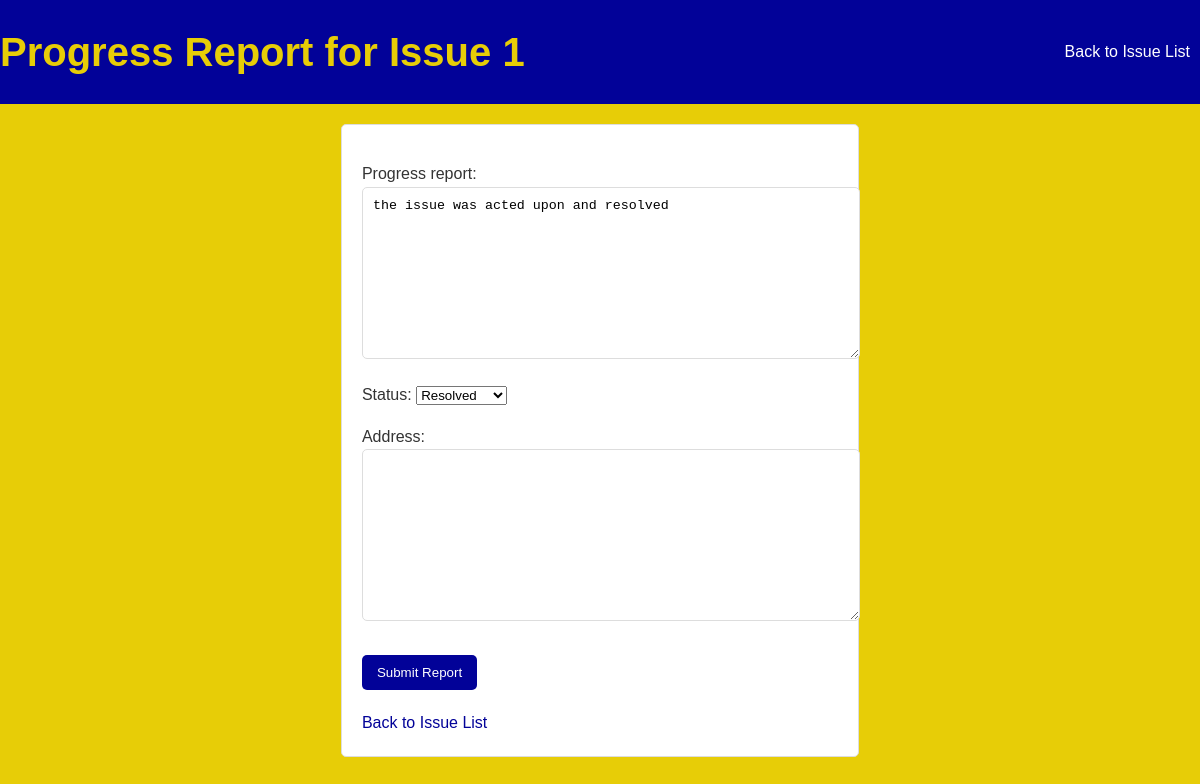
The page /progress_report/1/ (signed in) on the database its author committed.
### main/models.py (models this page shows, shortened)
class Issue(DirtyFieldsMixin, models.Model):
    PENDING = 'Pending'
    IN_PROGRESS = 'In Progress'
    RESOLVED = 'Resolved'
    STATUS_CHOICES = [
        (PENDING, 'Pending'),
        (IN_PROGRESS, 'In Progress'),
        (RESOLVED, 'Resolved'),
    ]
    HEALTH = 'Health'
    WATER_SANITATION = 'Water & Sanitation'
    FIRES = 'Fires'
    CHILDREN_MINORS = 'Children & Minors'
    ELECTRICITY_POWER = 'Electricity & Power'
    CRIMINAL_ACTIVITIES = 'Criminal Activities'
    ROADS_INFRASTRUCTURE = 'Roads & Infrastructure'
    CATEGORY_CHOICES = [
        (HEALTH, 'Health'),
        (WATER_SANITATION, 'Water & Sanitation'),
        (FIRES, 'Fires'),
        (CHILDREN_MINORS, 'Children & Minors'),
        (ELECTRICITY_POWER, 'Electricity & Power'),
        (CRIMINAL_ACTIVITIES, 'Criminal Activities'),
        (ROADS_INFRASTRUCTURE, 'Roads & Infrastructure'),
    ]
    issue = models.TextField()  # Description of the issue
    image = models.ImageField(upload_to='issue_images/', blank=True, null=True)  # Image associated with the issue
    ward = models.CharField(max_length=100)  # Ward where the issue is located
    status = models.CharField(max_length=20, choices=STATUS_CHOICES, default=PENDING)  # Status of the issue
    reported_by = models.ForeignKey(User, on_delete=models.CASCADE, null=True, blank=True)  # User who reported the issue
    created_at = models.DateTimeField(auto_now_add=True)  # Timestamp of when the issue was created
    address = models.TextField(blank=True, null=True)  # Address of the issue location
    category = models.CharField(max_length=50, choices=CATEGORY_CHOICES)  # Category of the issue
    progress_report = models.TextField(blank=True, null=True)

### main/views.py (the view)
# urls.py: path('progress_report/<int:issue_id>/', views.progress_report, name='view_progress_report'),
@login_required
def progress_report(request, issue_id):
    issue = get_object_or_404(Issue, id=issue_id)
    if request.method == 'POST' and request.user.is_staff:
        form = ProgressReportForm(request.POST)
        if form.is_valid():
            progress_report = form.cleaned_data['progress_report']
            status = form.cleaned_data['status']
            address = form.cleaned_data.get('address', issue.address)
            issue.status = status
            issue.progress_report = progress_report
            issue.address = address
            issue.save()
            send_mail(
                'Issue Progress and Status Updated',
                f'Hello {issue.reported_by.username},\n\nYour issue "{issue.issue}" has been updated.\n\nStatus: {status}\nProgress Report: {progress_report}\n\nBest regards,\nTalking Box Support Team',
                settings.DEFAULT_FROM_EMAIL,
                [issue.reported_by.email],
                fail_silently=False,
            )
            return redirect('issues')
    else:
        form = ProgressReportForm(initial={'status': issue.status, 'progress_report': issue.progress_report, 'address': issue.address})
    return render(request, 'progress_report.html', {'issue': issue, 'form': form})

### main/forms.py
class ProgressReportForm(forms.ModelForm):
    class Meta:
        model = Issue
        fields = ['progress_report', 'status', 'address']

### main/templates/progress_report.html (shortened to what this page needs)
{% load static %}
<!DOCTYPE html>
<html lang="en">
<head>
    <link rel="stylesheet" href="{% static 'css/progress_report.css' %}">
</head>
<body>
    <header>
        <h1>Progress Report for Issue {{ issue.id }}</h1>
        <div class="menu">
            <a href="{% url 'admin:main_issue_changelist' %}">Back to Issue List</a>
        </div>
    </header>
    <main>
        <form method="post">
            {{ form.as_p }}
            <button type="submit">Submit Report</button>
        </form>
        <a href="{% url 'admin:main_issue_changelist' %}">Back to Issue List</a>
    </main>
</body>
</html>

### main/static/css/progress_report.css (style rules this page uses)
body { font-family: Arial, sans-serif; line-height: 1.6; margin: 0; padding: 0; background-color: #e7cd07; color: #333; display: flex; flex-direction: column; align-items: center; }
header { background-color: #020298; color: #e7cd07; padding: 20px; display: flex; align-items: center; justify-content: space-between; position: sticky; top: 0; z-index: 1000; width: 100%; }
header h1 { margin: 0; font-size: 2.5em; color: #e7cd07; }
header .menu a { color: white; text-decoration: none; margin: 0 10px; }
main { margin: 20px auto; max-width: 800px; background: #fff; padding: 20px; border-radius: 5px; border: 1px solid #ddd; }
h1 { color: #020298; margin-bottom: 20px; }
form { margin-top: 10px; }
form textarea { width: 100%; padding: 10px; border-radius: 5px; border: 1px solid #ddd; }
form button { margin-top: 10px; padding: 10px 15px; border: none; border-radius: 5px; background: #020298; color: white; cursor: pointer; }
a { text-decoration: none; color: #020298; margin-top: 20px; display: inline-block; }

### rows shown on the page
Issue: id "1", progress_report "the issue was acted upon and resolved", status "Resolved"
